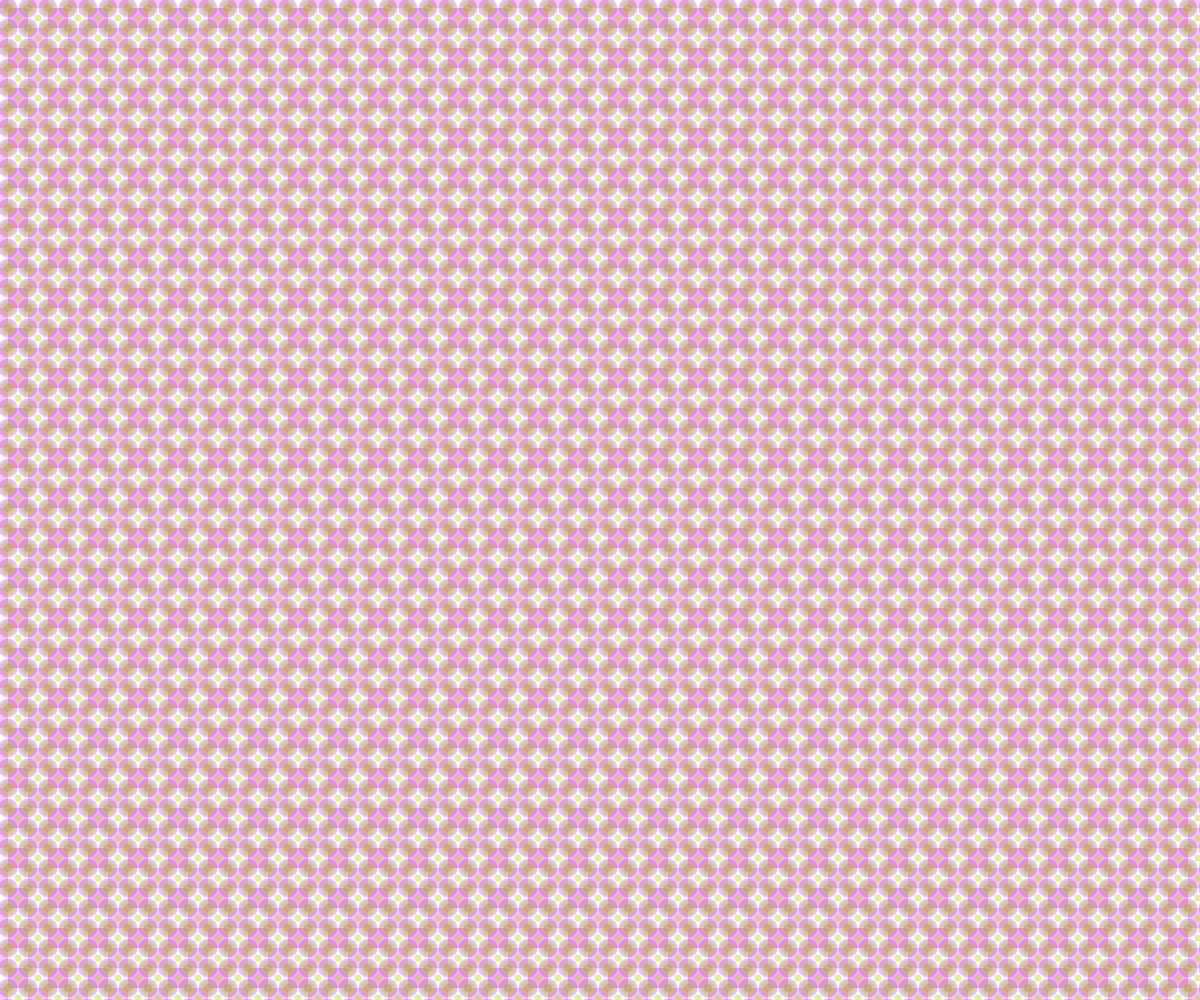
Frame 1 (no input)
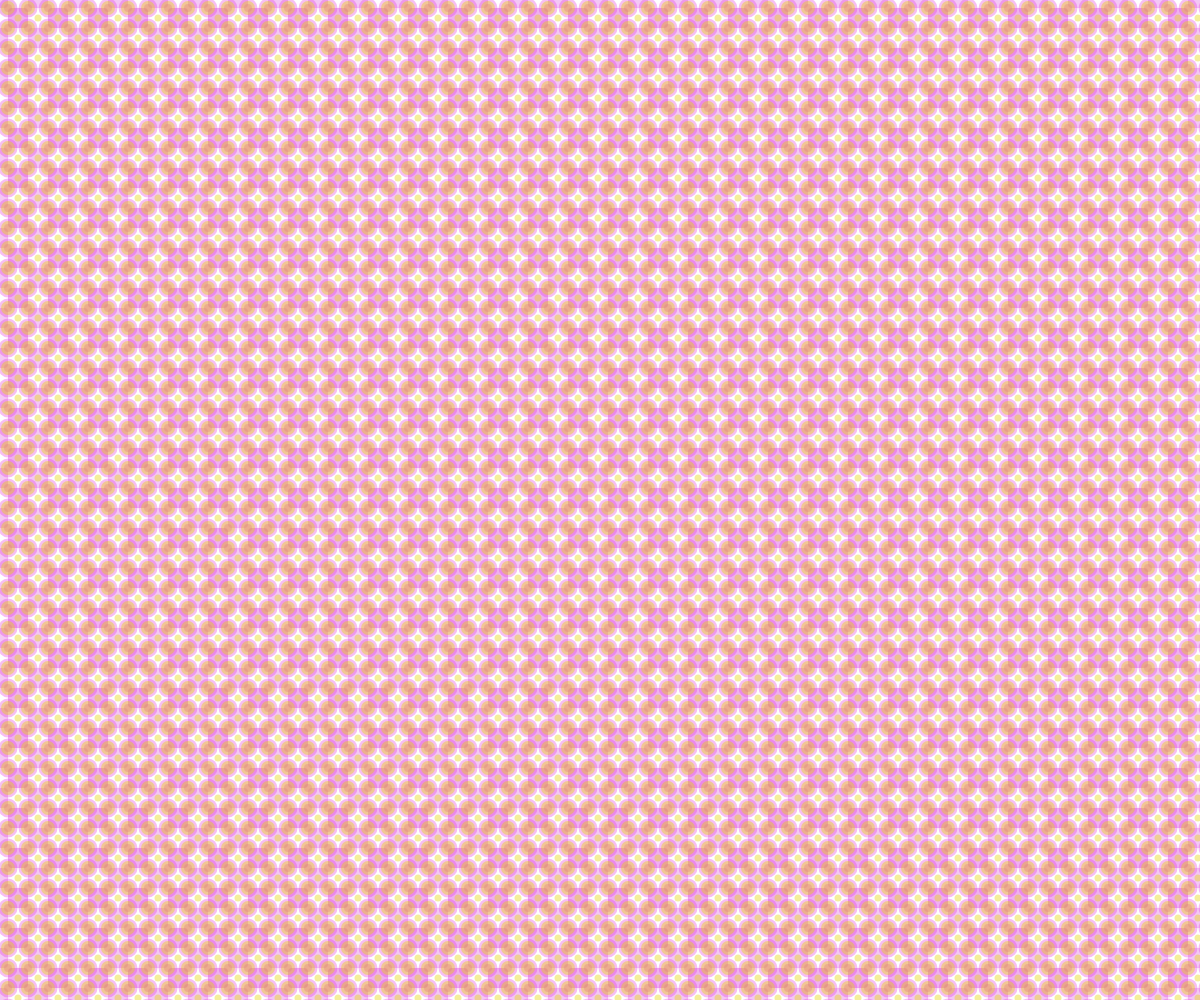
Frame 60 (no input)
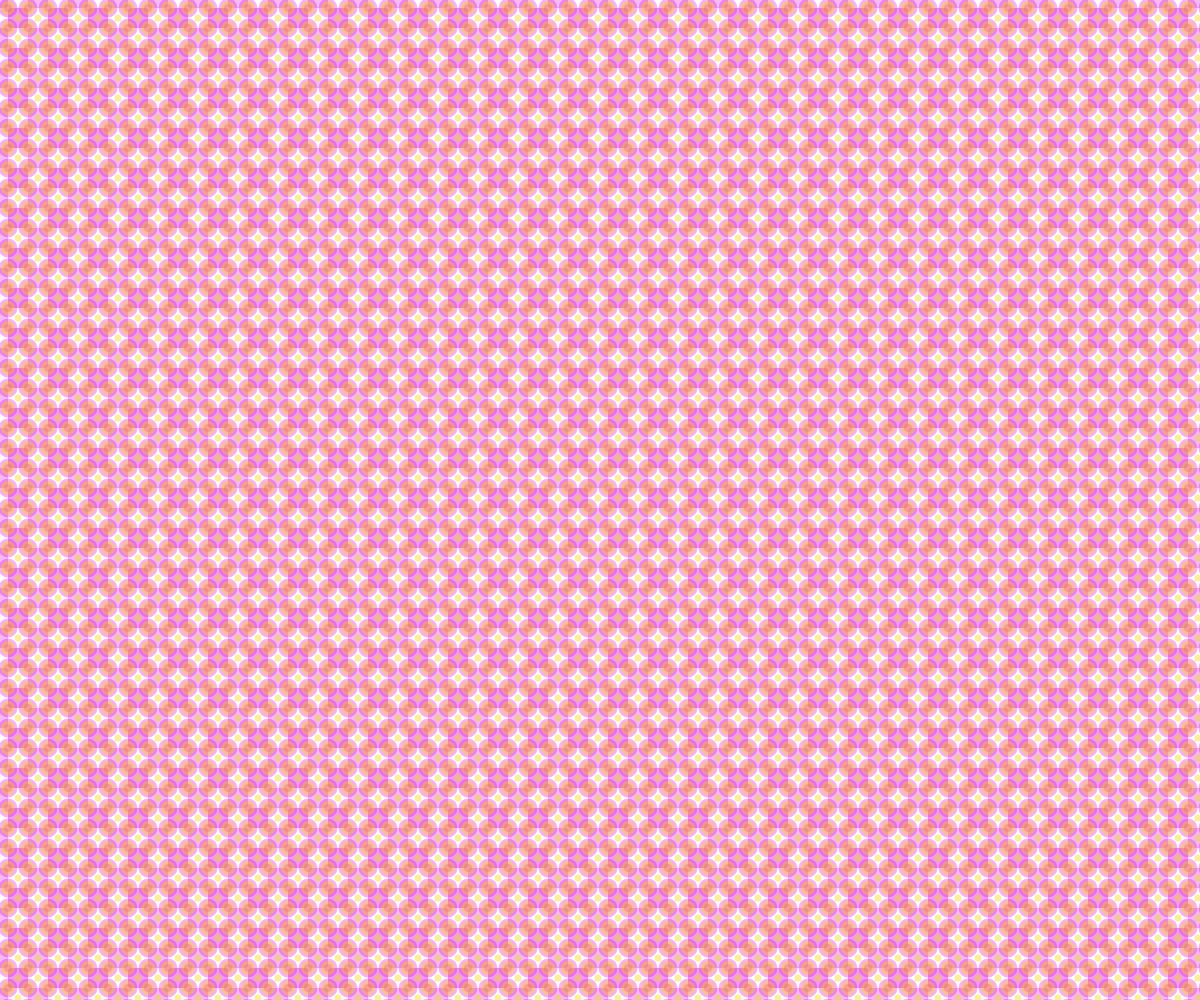
Frame 120 (the mouse pressed at the canvas centre since frame 60)

The p5.js sketch that drew these frames (run headless with seeded random() and noise() and a simulated clock; from frame 60 on, the mouse is pressed at the canvas centre):

// p5.js sketch
// ── sketch.js
function setup() {
  createCanvas(windowWidth, windowHeight);
}

function draw() {
  background(255);
  var a = 8;
  var b = 8;
  var r, g;
  r = random(255);
  g = random(255);

//first circle
  noStroke();
  fill(216, 191, 216, 50);
  ellipse(a, b, 18, 18);

//dot1
  for (var x = a - 20; x < width + 100; x += 20) {
    for (var y = b - 20; y < height + 100; y += 20) {
      // line(x,0,x,height);
      // line(0,y,width,y);
      fill(r, g, 216, 80);
      ellipse(x, y, 8, 8);
      ellipse(x, y, 19, 19);
    }
  }

//rect
  for (var m = a; m < width + 100; m += 40) {
    for (var n = b; n < height + 100; n += 40) {
      fill(216, g, 216, 100);
      rect(m, n, 20, 20, 4);
    }
  }
  for (var m = a - 20; m < width + 100; m += 40) {
    for (var n = b - 20; n < height + 100; n += 40) {
      fill(216, g, 216, 70);
      rect(m, n, 20, 20, 4);
    }
  }

//dot
  for (var p = a; p < width + 100; p += 20) {
    for (var q = b; q < height + 100; q += 20) {
      fill(r, 215, 0, 100);
      ellipse(p - 20, q - 20, 14, 14);
    }
  }
  for (var p = a + 10; p < width + 100; p += 20) {
    for (var q = b + 10; q < height + 100; q += 20) {
      fill(r, 215, 0, 100);
      ellipse(p, q, 7, 7);
    }
  }

}
